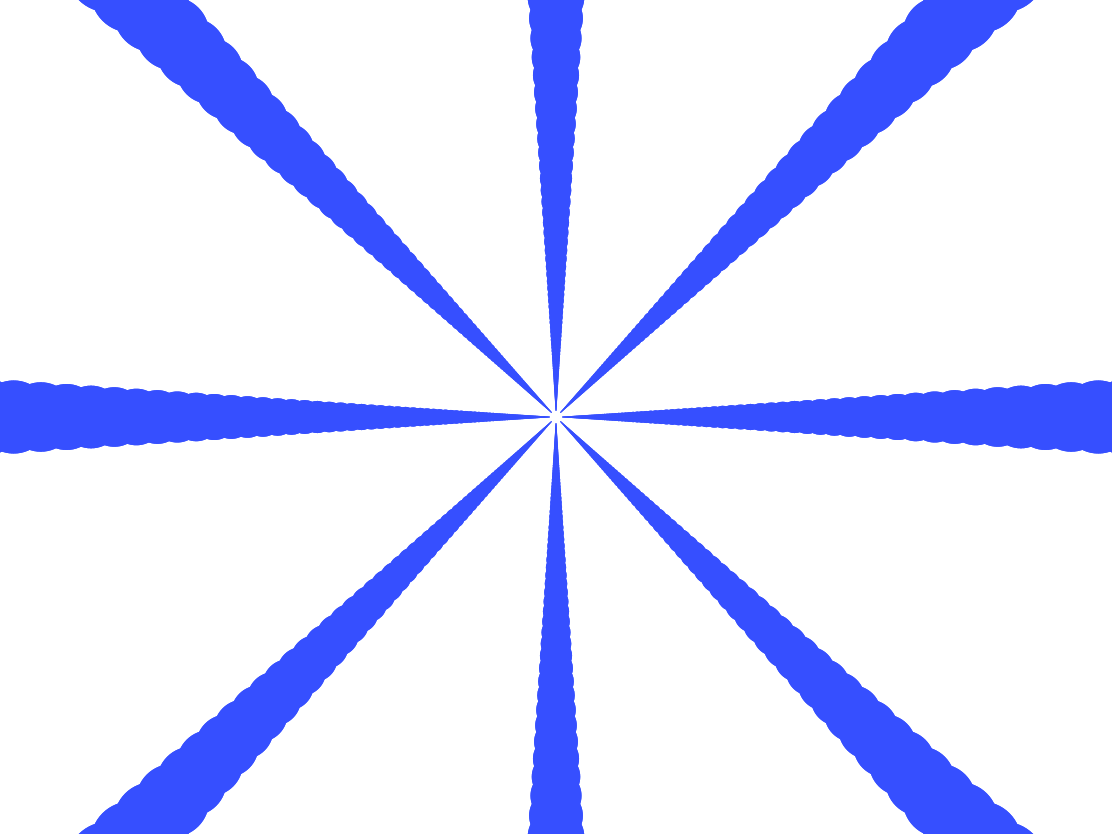
Frame 1 (no input)
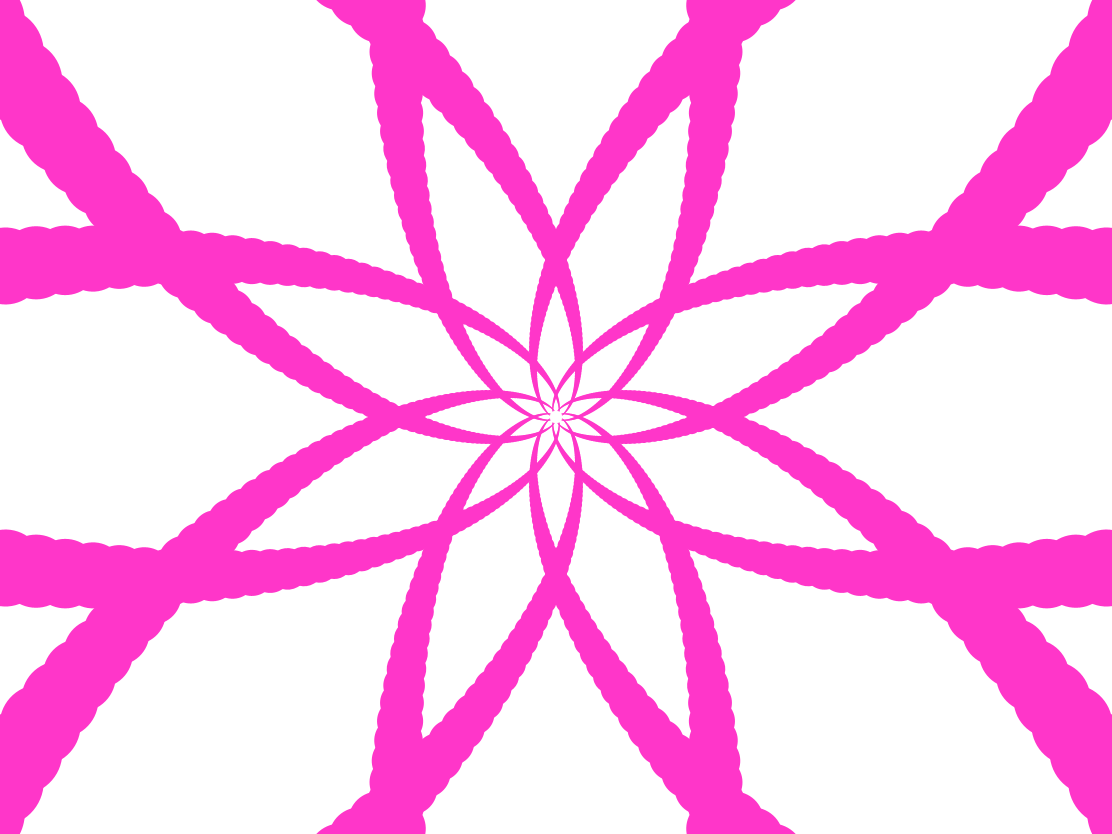
Frame 60 (the mouse pressed at the canvas centre just before this capture)
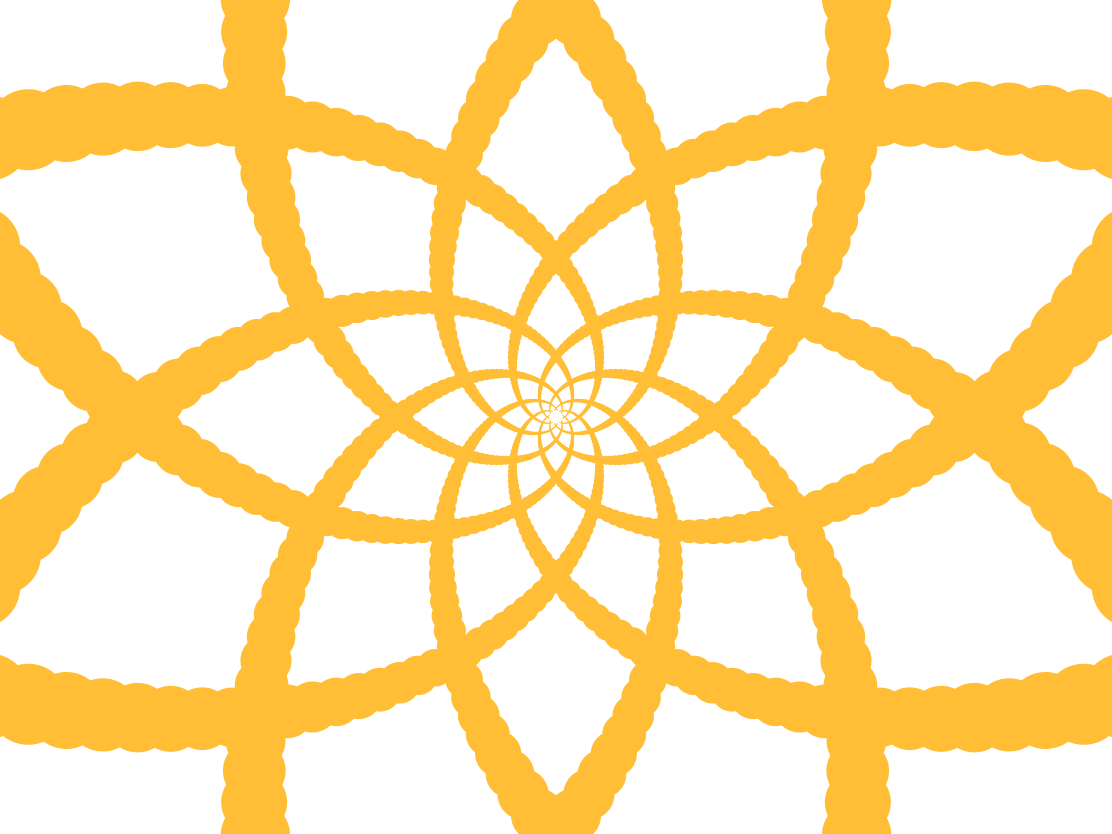
Frame 120 (the mouse held since frame 60 and released just before this capture)

The Processing sketch that drew these frames (run headless with seeded random() and noise(); from frame 60 on, the mouse is pressed at the canvas centre):

// Processing sketch: Mandalas
// ── Mandalas.pde
// Original creation by The Space Dude
// Thanks for sharing!

float angle;
float m = 0;

void setup(){
  size(1112,834);
  colorMode(HSB, 255);
  noStroke();
  m = random(255);
  fill(0,15,30);
}

void draw(){
  background(255);
  float x=width;
  float d=150;
  int num=100;
  
  translate(width/2, height/2);
  for(int a=0; a<360; a+=45){
    rotate(radians(a));
    pushMatrix();
  for(int i=0; i<num;i++){
    scale(0.95);
    fill((m+i/num*255)%255, 200, 255);
    rotate(radians(angle));
    ellipse(x,0,d,d);
  }
    popMatrix();
    pushMatrix();
  for(int i=0; i<num;i++){
    scale(0.95);
    fill((m+i/num*255)%255, 200, 255);
    rotate(radians(-angle));
    ellipse(x,0,d,d);
  }
    popMatrix();
  }
  angle+=0.02;
  m++;
}
    
